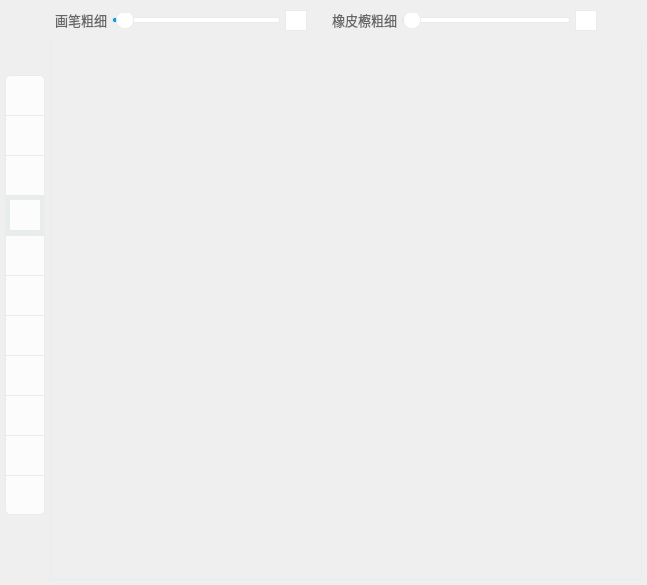
     <widget class="QWidget" name="tab">
      <attribute name="title">
       <string>画板</string>
      </attribute>
      <layout class="QGridLayout" name="gridLayout_3" rowstretch="0,0">
       <property name="leftMargin">
        <number>5</number>
       </property>
       <property name="topMargin">
        <number>5</number>
       </property>
       <property name="rightMargin">
        <number>5</number>
       </property>
       <property name="bottomMargin">
        <number>5</number>
       </property>
       <property name="spacing">
        <number>5</number>
       </property>
       <item row="0" column="1">
        <layout class="QHBoxLayout" name="horizontalLayout_3">
         <property name="leftMargin">
          <number>5</number>
         </property>
         <property name="topMargin">
          <number>5</number>
         </property>
         <property name="rightMargin">
          <number>5</number>
         </property>
         <property name="bottomMargin">
          <number>5</number>
         </property>
         <item>
          <widget class="QLabel" name="label_6">
           <property name="sizePolicy">
            <sizepolicy hsizetype="Fixed" vsizetype="Fixed">
             <horstretch>0</horstretch>
             <verstretch>0</verstretch>
            </sizepolicy>
           </property>
           <property name="font">
            <font>
             <family>微软雅黑</family>
             <pointsize>10</pointsize>
            </font>
           </property>
           <property name="styleSheet">
            <string notr="true">QLabel {
	color: #666666;
}</string>
           </property>
           <property name="text">
            <string>画笔粗细</string>
           </property>
          </widget>
         </item>
         <item>
          <widget class="QSlider" name="pen_width_slider">
           <property name="sizePolicy">
            <sizepolicy hsizetype="Fixed" vsizetype="Fixed">
             <horstretch>0</horstretch>
             <verstretch>0</verstretch>
            </sizepolicy>
           </property>
           <property name="minimumSize">
            <size>
             <width>168</width>
             <height>0</height>
            </size>
           </property>
           <property name="maximumSize">
            <size>
             <width>168</width>
             <height>16777215</height>
            </size>
           </property>
           <property name="styleSheet">
            <string notr="true">QSlider::groove:horizontal {
    border: 1px solid #E8ECEC;
	border-radius: 2px;
    height: 4px; 
    background: #ffffff;
}

QSlider::handle:horizontal {
    border: 1px solid #E8ECEC;
	border-radius: 2px;
    background: #ffffff;
	width: 16px;
    margin-top: -7px;
    margin-bottom: -7px;
    border-radius: 8px;
}

QSlider::sub-page:horizontal {
	border: 1px solid #E8ECEC;
	border-radius: 2px;
    height: 4px; 
    background-color: #1296db;
}</string>
           </property>
           <property name="minimum">
            <number>1</number>
           </property>
           <property name="sliderPosition">
            <number>3</number>
           </property>
           <property name="orientation">
            <enum>Qt::Horizontal</enum>
           </property>
          </widget>
         </item>
         <item>
          <widget class="QLineEdit" name="pen_width_edit">
           <property name="sizePolicy">
            <sizepolicy hsizetype="Fixed" vsizetype="Fixed">
             <horstretch>0</horstretch>
             <verstretch>0</verstretch>
            </sizepolicy>
           </property>
           <property name="minimumSize">
            <size>
             <width>22</width>
             <height>0</height>
            </size>
           </property>
           <property name="maximumSize">
            <size>
             <width>20</width>
             <height>16777215</height>
            </size>
           </property>
           <property name="font">
            <font>
             <family>微软雅黑</family>
             <pointsize>9</pointsize>
            </font>
           </property>
           <property name="styleSheet">
            <string notr="true">QLineEdit {
	border: 1px solid #E8ECEC;
}</string>
           </property>
           <property name="text">
            <string/>
           </property>
          </widget>
         </item>
         <item>
          <spacer name="horizontalSpacer_4">
           <property name="orientation">
            <enum>Qt::Horizontal</enum>
           </property>
           <property name="sizeType">
            <enum>QSizePolicy::Fixed</enum>
           </property>
           <property name="sizeHint" stdset="0">
            <size>
             <width>20</width>
             <height>20</height>
            </size>
           </property>
          </spacer>
         </item>
         <item>
          <widget class="QLabel" name="label_7">
           <property name="sizePolicy">
            <sizepolicy hsizetype="Fixed" vsizetype="Fixed">
             <horstretch>0</horstretch>
             <verstretch>0</verstretch>
            </sizepolicy>
           </property>
           <property name="font">
            <font>
             <family>微软雅黑</family>
             <pointsize>10</pointsize>
            </font>
           </property>
           <property name="styleSheet">
            <string notr="true">QLabel {
	color: #666666;
}</string>
           </property>
           <property name="text">
            <string>橡皮檫粗细</string>
           </property>
          </widget>
         </item>
         <item>
          <widget class="QSlider" name="rubber_width_slider">
           <property name="sizePolicy">
            <sizepolicy hsizetype="Fixed" vsizetype="Fixed">
             <horstretch>0</horstretch>
             <verstretch>0</verstretch>
            </sizepolicy>
           </property>
           <property name="minimumSize">
            <size>
             <width>168</width>
             <height>0</height>
            </size>
           </property>
           <property name="maximumSize">
            <size>
             <width>168</width>
             <height>16777215</height>
            </size>
           </property>
           <property name="styleSheet">
            <string notr="true">QSlider::groove:horizontal {
    border: 1px solid #E8ECEC;
	border-radius: 2px;
    height: 4px; 
    background: #ffffff;
}

QSlider::handle:horizontal {
    border: 1px solid #E8ECEC;
	border-radius: 2px;
    background: #ffffff;
	width: 16px;
    margin-top: -7px;
    margin-bottom: -7px;
    border-radius: 8px;
}

QSlider::sub-page:horizontal {
	border: 1px solid #E8ECEC;
	border-radius: 2px;
    height: 4px; 
    background-color: #1296db;
}</string>
           </property>
           <property name="minimum">
            <number>1</number>
           </property>
           <property name="orientation">
            <enum>Qt::Horizontal</enum>
           </property>
          </widget>
         </item>
         <item>
          <widget class="QLineEdit" name="rubber_width_edit">
           <property name="sizePolicy">
            <sizepolicy hsizetype="Fixed" vsizetype="Fixed">
             <horstretch>0</horstretch>
             <verstretch>0</verstretch>
            </sizepolicy>
           </property>
           <property name="minimumSize">
            <size>
             <width>22</width>
             <height>0</height>
            </size>
           </property>
           <property name="maximumSize">
            <size>
             <width>20</width>
             <height>16777215</height>
            </size>
           </property>
           <property name="font">
            <font>
             <family>微软雅黑</family>
             <pointsize>9</pointsize>
            </font>
           </property>
           <property name="styleSheet">
            <string notr="true">QLineEdit {
	border: 1px solid #E8ECEC;
}</string>
           </property>
           <property name="text">
            <string/>
           </property>
          </widget>
         </item>
         <item>
          <spacer name="horizontalSpacer_5">
           <property name="orientation">
            <enum>Qt::Horizontal</enum>
           </property>
           <property name="sizeHint" stdset="0">
            <size>
             <width>40</width>
             <height>20</height>
            </size>
           </property>
          </spacer>
         </item>
        </layout>
       </item>
       <item row="1" column="1">
        <widget class="QTabWidget" name="board_tabWidget">
         <property name="minimumSize">
          <size>
           <width>556</width>
           <height>539</height>
          </size>
         </property>
         <property name="font">
          <font>
           <family>微软雅黑</family>
           <pointsize>10</pointsize>
          </font>
         </property>
         <property name="styleSheet">
          <string notr="true">QTabBar::tab {
	padding-top: 0px;
	color: #999999;
	border: 1px solid #E8ECEC;
	border-bottom: none;
	border-top-left-radius: 3px;
	border-top-right-radius: 3px;
	height: 20px;
	width: 90px;
}

QTabBar::tab:selected {
	color: #1296db;
	border: 1px solid #E8ECEC;
	border-bottom: none;
	border-top-left-radius: 3px;
	border-top-right-radius: 3px;
	background-color: #ffffff;
	height: 20px;
	width: 90px;
}

QTabBar::tab:hover {
	background-color: #E6E6E6;
}

QTabWidget#board_tabWidget::pane {
	border: 1px solid #E8ECEC;
	border-top: none;
}

QTabBar::close-button {
	image: url(:/button/Resources/material/button/close_mini.png);
}
QTabBar::close-button:hover {
    image: url(:/button/Resources/material/button/close_mini.png);
	border-radius: 8px;
	background-color: red;
}</string>
         </property>
         <property name="tabShape">
          <enum>QTabWidget::Rounded</enum>
         </property>
         <property name="currentIndex">
          <number>-1</number>
         </property>
         <property name="tabsClosable">
          <bool>false</bool>
         </property>
        </widget>
       </item>
       <item row="1" column="0">
        <layout class="QVBoxLayout" name="verticalLayout">
         <property name="spacing">
          <number>0</number>
         </property>
         <item>
          <widget class="QPushButton" name="add_board_btn">
           <property name="cursor">
            <cursorShape>PointingHandCursor</cursorShape>
           </property>
           <property name="toolTip">
            <string>新建画板</string>
           </property>
           <property name="styleSheet">
            <string notr="true">QPushButton {
	border: none;
	background: none;
}</string>
           </property>
           <property name="text">
            <string/>
           </property>
           <property name="icon">
            <iconset resource="../../Status.qrc">
             <normaloff>:/button/Resources/material/button/新建.png</normaloff>:/button/Resources/material/button/新建.png</iconset>
           </property>
           <property name="iconSize">
            <size>
             <width>20</width>
             <height>20</height>
            </size>
           </property>
          </widget>
         </item>
         <item>
          <spacer name="verticalSpacer_2">
           <property name="orientation">
            <enum>Qt::Vertical</enum>
           </property>
           <property name="sizeType">
            <enum>QSizePolicy::Fixed</enum>
           </property>
           <property name="sizeHint" stdset="0">
            <size>
             <width>20</width>
             <height>20</height>
            </size>
           </property>
          </spacer>
         </item>
         <item>
          <widget class="QPushButton" name="black_pen_btn">
           <property name="minimumSize">
            <size>
             <width>40</width>
             <height>40</height>
            </size>
           </property>
           <property name="maximumSize">
            <size>
             <width>40</width>
             <height>40</height>
            </size>
           </property>
           <property name="cursor">
            <cursorShape>PointingHandCursor</cursorShape>
           </property>
           <property name="toolTip">
            <string>黑笔</string>
           </property>
           <property name="styleSheet">
            <string notr="true">QPushButton {
	border: 1px solid #E8ECEC;
	border-bottom: none;
	border-top-left-radius: 5px;
	border-top-right-radius: 5px;
	background-color: #FCFCFC;
}

QPushButton:hover {
	background-color: #E3E3E3;
}

QPushButton:checked {
	background-color: #CACACA;
}</string>
           </property>
           <property name="text">
            <string/>
           </property>
           <property name="icon">
            <iconset resource="../../Status.qrc">
             <normaloff>:/button/Resources/material/button/pen#000000.png</normaloff>:/button/Resources/material/button/pen#000000.png</iconset>
           </property>
           <property name="iconSize">
            <size>
             <width>20</width>
             <height>20</height>
            </size>
           </property>
           <property name="checkable">
            <bool>true</bool>
           </property>
           <attribute name="buttonGroup">
            <string notr="true">buttonGroup</string>
           </attribute>
          </widget>
         </item>
         <item>
          <widget class="QPushButton" name="red_pen_btn">
           <property name="minimumSize">
            <size>
             <width>40</width>
             <height>40</height>
            </size>
           </property>
           <property name="maximumSize">
            <size>
             <width>40</width>
             <height>40</height>
            </size>
           </property>
           <property name="cursor">
            <cursorShape>PointingHandCursor</cursorShape>
           </property>
           <property name="toolTip">
            <string>红笔</string>
           </property>
           <property name="styleSheet">
            <string notr="true">QPushButton {
	border: 1px solid #E8ECEC;
	border-bottom: none;
	background-color: #FCFCFC;
}

QPushButton:hover {
	background-color: #E3E3E3;
}

QPushButton:checked {
	background-color: #CACACA;
}</string>
           </property>
           <property name="text">
            <string/>
           </property>
           <property name="icon">
            <iconset resource="../../Status.qrc">
             <normaloff>:/button/Resources/material/button/pend#d81e06.png</normaloff>:/button/Resources/material/button/pend#d81e06.png</iconset>
           </property>
           <property name="iconSize">
            <size>
             <width>20</width>
             <height>20</height>
            </size>
           </property>
           <property name="checkable">
            <bool>true</bool>
           </property>
           <attribute name="buttonGroup">
            <string notr="true">buttonGroup</string>
           </attribute>
          </widget>
         </item>
         <item>
          <widget class="QPushButton" name="blue_pen_btn">
           <property name="minimumSize">
            <size>
             <width>40</width>
             <height>40</height>
            </size>
           </property>
           <property name="maximumSize">
            <size>
             <width>40</width>
             <height>40</height>
            </size>
           </property>
           <property name="cursor">
            <cursorShape>PointingHandCursor</cursorShape>
           </property>
           <property name="toolTip">
            <string>蓝笔</string>
           </property>
           <property name="styleSheet">
            <string notr="true">QPushButton {
	border: 1px solid #E8ECEC;
	border-bottom: none;
	background-color: #FCFCFC;
}

QPushButton:hover {
	background-color: #E3E3E3;
}

QPushButton:checked {
	background-color: #CACACA;
}</string>
           </property>
           <property name="text">
            <string/>
           </property>
           <property name="icon">
            <iconset resource="../../Status.qrc">
             <normaloff>:/button/Resources/material/button/pen#1296db.png</normaloff>:/button/Resources/material/button/pen#1296db.png</iconset>
           </property>
           <property name="iconSize">
            <size>
             <width>20</width>
             <height>20</height>
            </size>
           </property>
           <property name="checkable">
            <bool>true</bool>
           </property>
           <attribute name="buttonGroup">
            <string notr="true">buttonGroup</string>
           </attribute>
          </widget>
         </item>
         <item>
          <widget class="QPushButton" name="color_pen_btn">
           <property name="minimumSize">
            <size>
             <width>40</width>
             <height>40</height>
            </size>
           </property>
           <property name="maximumSize">
            <size>
             <width>40</width>
             <height>40</height>
            </size>
           </property>
           <property name="cursor">
            <cursorShape>PointingHandCursor</cursorShape>
           </property>
           <property name="toolTip">
            <string>自定义颜色</string>
           </property>
           <property name="styleSheet">
            <string notr="true">QPushButton {
	border: 5px solid #E8ECEC;
	background-color: #FCFCFC;
}

QPushButton:hover {
	background-color: #E3E3E3;
}

QPushButton:checked {
	background-color: #CACACA;
}</string>
           </property>
           <property name="text">
            <string/>
           </property>
           <property name="icon">
            <iconset resource="../../Status.qrc">
             <normaloff>:/button/Resources/material/button/color.png</normaloff>:/button/Resources/material/button/color.png</iconset>
           </property>
           <property name="iconSize">
            <size>
             <width>20</width>
             <height>20</height>
            </size>
           </property>
           <property name="checkable">
            <bool>true</bool>
           </property>
           <attribute name="buttonGroup">
            <string notr="true">buttonGroup</string>
           </attribute>
          </widget>
         </item>
         <item>
          <widget class="QPushButton" name="text_btn">
           <property name="minimumSize">
            <size>
             <width>40</width>
             <height>40</height>
            </size>
           </property>
           <property name="maximumSize">
            <size>
             <width>40</width>
             <height>40</height>
            </size>
           </property>
           <property name="cursor">
            <cursorShape>PointingHandCursor</cursorShape>
           </property>
           <property name="toolTip">
            <string>插入文本</string>
           </property>
           <property name="styleSheet">
            <string notr="true">QPushButton {
	border: 1px solid #E8ECEC;
	border-bottom: none;
	background-color: #FCFCFC;
}

QPushButton:hover {
	background-color: #E3E3E3;
}

QPushButton:checked {
	background-color: #CACACA;
}</string>
           </property>
           <property name="text">
            <string/>
           </property>
           <property name="icon">
            <iconset resource="../../Status.qrc">
             <normaloff>:/button/Resources/material/button/text.png</normaloff>:/button/Resources/material/button/text.png</iconset>
           </property>
           <property name="iconSize">
            <size>
             <width>20</width>
             <height>20</height>
            </size>
           </property>
           <property name="checkable">
            <bool>true</bool>
           </property>
           <attribute name="buttonGroup">
            <string notr="true">buttonGroup</string>
           </attribute>
          </widget>
         </item>
         <item>
          <widget class="QPushButton" name="line_btn">
           <property name="minimumSize">
            <size>
             <width>40</width>
             <height>40</height>
            </size>
           </property>
           <property name="maximumSize">
            <size>
             <width>40</width>
             <height>40</height>
            </size>
           </property>
           <property name="cursor">
            <cursorShape>PointingHandCursor</cursorShape>
           </property>
           <property name="toolTip">
            <string>直线</string>
           </property>
           <property name="styleSheet">
            <string notr="true">QPushButton {
	border: 1px solid #E8ECEC;
	border-bottom: none;
	background-color: #FCFCFC;
}

QPushButton:hover {
	background-color: #E3E3E3;
}

QPushButton:checked {
	background-color: #CACACA;
}</string>
           </property>
           <property name="text">
            <string/>
           </property>
           <property name="icon">
            <iconset resource="../../Status.qrc">
             <normaloff>:/button/Resources/material/button/line.png</normaloff>:/button/Resources/material/button/line.png</iconset>
           </property>
           <property name="iconSize">
            <size>
             <width>20</width>
             <height>20</height>
            </size>
           </property>
           <property name="checkable">
            <bool>true</bool>
           </property>
           <attribute name="buttonGroup">
            <string notr="true">buttonGroup</string>
           </attribute>
          </widget>
         </item>
         <item>
          <widget class="QPushButton" name="rect_btn">
           <property name="minimumSize">
            <size>
             <width>40</width>
             <height>40</height>
            </size>
           </property>
           <property name="maximumSize">
            <size>
             <width>40</width>
             <height>40</height>
            </size>
           </property>
           <property name="cursor">
            <cursorShape>PointingHandCursor</cursorShape>
           </property>
           <property name="toolTip">
            <string>矩形</string>
           </property>
           <property name="styleSheet">
            <string notr="true">QPushButton {
	border: 1px solid #E8ECEC;
	border-bottom: none;
	background-color: #FCFCFC;
}

QPushButton:hover {
	background-color: #E3E3E3;
}

QPushButton:checked {
	background-color: #CACACA;
}</string>
           </property>
           <property name="text">
            <string/>
           </property>
           <property name="icon">
            <iconset resource="../../Status.qrc">
             <normaloff>:/button/Resources/material/button/rect.png</normaloff>:/button/Resources/material/button/rect.png</iconset>
           </property>
           <property name="iconSize">
            <size>
             <width>20</width>
             <height>20</height>
            </size>
           </property>
           <property name="checkable">
            <bool>true</bool>
           </property>
           <attribute name="buttonGroup">
            <string notr="true">buttonGroup</string>
           </attribute>
          </widget>
         </item>
         <item>
          <widget class="QPushButton" name="ellipse_btn">
           <property name="minimumSize">
            <size>
             <width>40</width>
             <height>40</height>
            </size>
           </property>
           <property name="maximumSize">
            <size>
             <width>40</width>
             <height>40</height>
            </size>
           </property>
           <property name="cursor">
            <cursorShape>PointingHandCursor</cursorShape>
           </property>
           <property name="toolTip">
            <string>椭圆</string>
           </property>
           <property name="styleSheet">
            <string notr="true">QPushButton {
	border: 1px solid #E8ECEC;
	border-bottom: none;
	background-color: #FCFCFC;
}

QPushButton:hover {
	background-color: #E3E3E3;
}

QPushButton:checked {
	background-color: #CACACA;
}</string>
           </property>
           <property name="text">
            <string/>
           </property>
           <property name="icon">
            <iconset resource="../../Status.qrc">
             <normaloff>:/button/Resources/material/button/circle.png</normaloff>:/button/Resources/material/button/circle.png</iconset>
           </property>
           <property name="iconSize">
            <size>
             <width>20</width>
             <height>20</height>
            </size>
           </property>
           <property name="checkable">
            <bool>true</bool>
           </property>
           <attribute name="buttonGroup">
            <string notr="true">buttonGroup</string>
           </attribute>
          </widget>
         </item>
         <item>
          <widget class="QPushButton" name="clear_btn">
           <property name="minimumSize">
            <size>
             <width>40</width>
             <height>40</height>
            </size>
           </property>
           <property name="maximumSize">
            <size>
             <width>40</width>
             <height>40</height>
            </size>
           </property>
           <property name="cursor">
            <cursorShape>PointingHandCursor</cursorShape>
           </property>
           <property name="toolTip">
            <string>清空画板</string>
           </property>
           <property name="styleSheet">
            <string notr="true">QPushButton {
	border: 1px solid #E8ECEC;
	border-bottom: none;
	background-color: #FCFCFC;
}

QPushButton:hover {
	background-color: #E3E3E3;
}

QPushButton:pressed {
	background-color: #CACACA;
}</string>
           </property>
           <property name="text">
            <string/>
           </property>
           <property name="icon">
            <iconset resource="../../Status.qrc">
             <normaloff>:/button/Resources/material/button/clear.png</normaloff>:/button/Resources/material/button/clear.png</iconset>
           </property>
           <property name="iconSize">
            <size>
             <width>20</width>
             <height>20</height>
            </size>
           </property>
           <property name="checkable">
            <bool>false</bool>
           </property>
          </widget>
         </item>
         <item>
          <widget class="QPushButton" name="undo_btn">
           <property name="minimumSize">
            <size>
             <width>40</width>
             <height>40</height>
            </size>
           </property>
           <property name="maximumSize">
            <size>
             <width>40</width>
             <height>40</height>
            </size>
           </property>
           <property name="cursor">
            <cursorShape>PointingHandCursor</cursorShape>
           </property>
           <property name="toolTip">
            <string>撤销</string>
           </property>
           <property name="styleSheet">
            <string notr="true">QPushButton {
	border: 1px solid #E8ECEC;
	border-bottom: none;
	background-color: #FCFCFC;
}

QPushButton:hover {
	background-color: #E3E3E3;
}

QPushButton:pressed {
	background-color: #CACACA;
}</string>
           </property>
           <property name="text">
            <string/>
           </property>
           <property name="icon">
            <iconset resource="../../Status.qrc">
             <normaloff>:/button/Resources/material/button/undo.png</normaloff>:/button/Resources/material/button/undo.png</iconset>
           </property>
           <property name="iconSize">
            <size>
             <width>20</width>
             <height>20</height>
            </size>
           </property>
           <property name="checkable">
            <bool>false</bool>
           </property>
          </widget>
         </item>
         <item>
          <widget class="QPushButton" name="rubber_btn">
           <property name="minimumSize">
            <size>
             <width>40</width>
             <height>40</height>
            </size>
           </property>
           <property name="maximumSize">
            <size>
             <width>40</width>
             <height>40</height>
            </size>
           </property>
           <property name="cursor">
            <cursorShape>PointingHandCursor</cursorShape>
           </property>
           <property name="toolTip">
            <string>橡皮檫</string>
           </property>
           <property name="styleSheet">
            <string notr="true">QPushButton {
	border: 1px solid #E8ECEC;
	border-bottom-left-radius: 5px;
	border-bottom-right-radius: 5px;
	background-color: #FCFCFC;
}

QPushButton:hover {
	background-color: #E3E3E3;
}

QPushButton:checked {
	background-color: #CACACA;
}</string>
           </property>
           <property name="text">
            <string/>
           </property>
           <property name="icon">
            <iconset resource="../../Status.qrc">
             <normaloff>:/button/Resources/material/button/rubber.png</normaloff>:/button/Resources/material/button/rubber.png</iconset>
           </property>
           <property name="iconSize">
            <size>
             <width>20</width>
             <height>20</height>
            </size>
           </property>
           <property name="checkable">
            <bool>true</bool>
           </property>
           <attribute name="buttonGroup">
            <string notr="true">buttonGroup</string>
           </attribute>
          </widget>
         </item>
         <item>
          <spacer name="verticalSpacer">
           <property name="orientation">
            <enum>Qt::Vertical</enum>
           </property>
           <property name="sizeHint" stdset="0">
            <size>
             <width>20</width>
             <height>40</height>
            </size>
           </property>
          </spacer>
         </item>
        </layout>
       </item>
      </layout>
     </widget>
